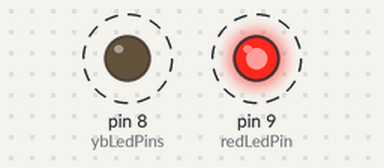
Simulated run of this sketch. Board: Arduino Uno, built with avr-gcc and run on an emulated ATmega328P. Shown: output pins drawn as LEDs (lit = HIGH). Dashed ring = blinking.

Above: at 0.2 s.
Timing chart, 0 to 3.5 s (numbered marks = the images above):
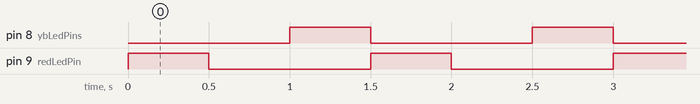

The sketch:

rgb_flash.ino.ino
```cpp
const int redLedPin = 9;
const int ybLedPins = 8;

void setup() {
  // put your setup code here, to run once:
  pinMode(redLedPin, OUTPUT);
  pinMode(ybLedPins, OUTPUT);

}

void loop() {
  // put your main code here, to run repeatedly:
  digitalWrite(redLedPin, HIGH);
  digitalWrite(ybLedPins, LOW);
  delay(500);
  digitalWrite(redLedPin, LOW);
  delay(500);
  digitalWrite(ybLedPins, HIGH);
  delay(500);
}
```

Measured:
- by itself, pin 8 (ybLedPins), pin 9 (redLedPin): alternates HIGH for 0.50 s and LOW for 1.0 s
- by itself, everything shown: repeats every 1.5 s, in 3 steps
